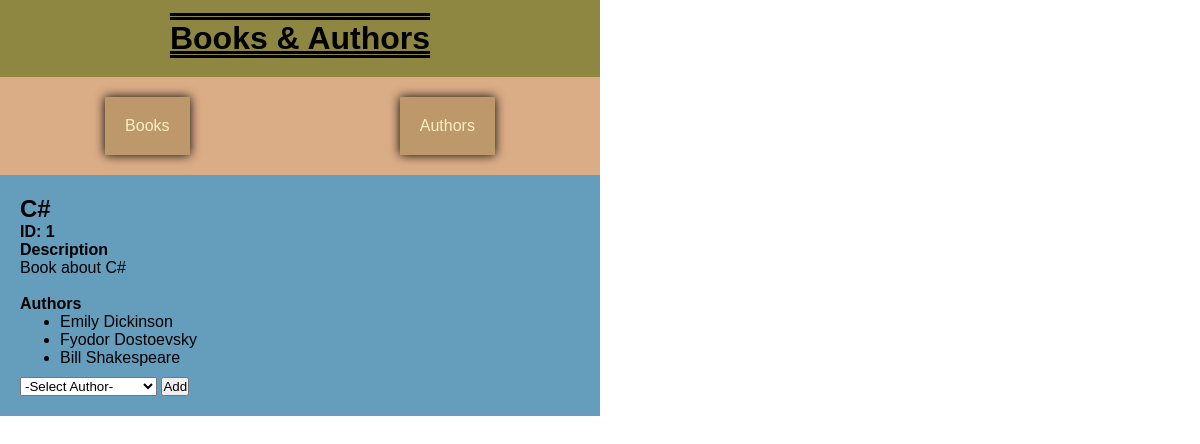
Page /books/1 on the earlier database version.
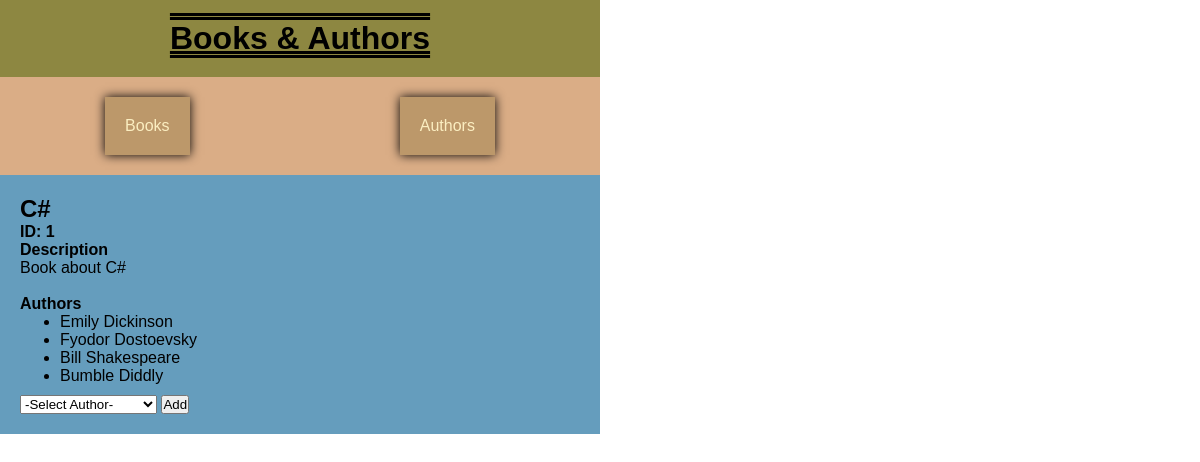
Same page on the later database version.
### books_authors_app/models.py (models this page shows, shortened)
class Author(models.Model):
    first_name = CharField(max_length=45)
    last_name = CharField(max_length=45)
    notes = TextField(default="Author notes here")
    books = ManyToManyField(Book, related_name="authors")
    created_at = DateTimeField(auto_now_add=True)
    updated_at = DateTimeField(auto_now=True)
    def get_full_name(self):
        return f"{self.first_name} {self.last_name}"

### books_authors_app/views.py (the view, shortened to what this page needs)
# urls.py: path('<str:table>/<int:id>', views.info_page),
def info_page(request, table, id):
    if table == 'books':
        book = Book.objects.get(id=id)
        context = {
            'object_type': "book",
            'header': book.title,
            'id': id,
            'text_header': "Description",
            'text': book.desc,
            'assoc_header': 'Author',
            'associations': book.authors.all(),
            'complete_assoc_list': Author.objects.all(),
        }
    else:
        return HttpResponse("ERROR 404")
    return render(request, 'info_page.html', context)

### books_authors_app/templates/info_page.html (shortened to what this page needs)
<!DOCTYPE html>
<html lang="en">
<head>
    {% load static %}
    <link rel="stylesheet" type="text/css" href="{% static 'style.css' %}">
</head>
<body>
    <div id="wrapper">
        <div id="header">
            <h1>Books & Authors</h1>
            <div id="navbar">
                <a href="/books">Books</a>
                <a href="/authors">Authors</a>
            </div>
        </div>
        <div id="info">
            <h2>{{header}}</h2>
            <h4>ID: {{id}}</h4>
            <h4>{{text_header}}</h4>
            <p>{{text}}</p>
            <br>
            <h4>{{assoc_header}}s</h4>
            <ul>
                {% for assoc in associations %}
                    <li>{{assoc.get_full_name}}</li>
                {% endfor %}
            </ul>
            <form>
                <select required name="object_to_attach" id="selection-list">
                    <option selected disabled>-Select {{assoc_header}}-</option>
                </select>
                <input type="submit" class="attach-object" value="Add">
            </form>
        </div>
    </div>
</body>
</html>

Differences in the rows shown:
added Author: get_full_name "Bumble Diddly"
